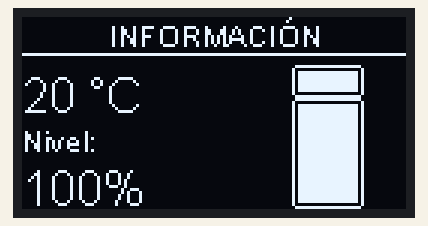
This sketch was run on a simulated ESP8266 (NodeMCU). On the bench: 128×64 one-colour display. What the sketch prints to the serial monitor is not drawn.

Above: at 0.1 s.
At 1.1 s:
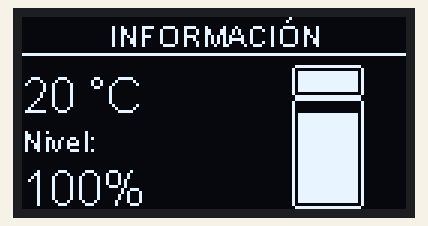
At 2.1 s:
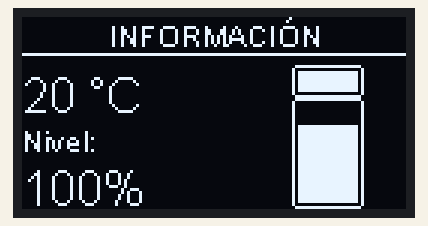
At 5.1 s:
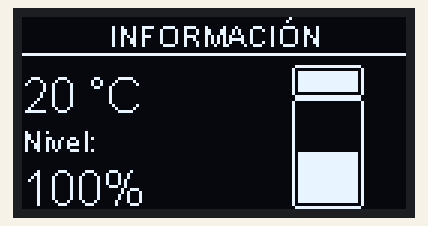
At 7.2 s:
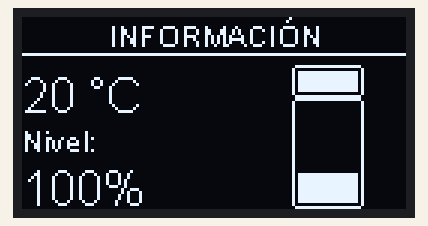
At 10.2 s:
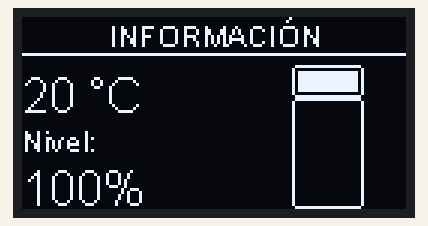

Measured:
- what the display in image 1 shows lasts 1.1 s, from 1.0 s to 2.1 s

The sketch:

Display.ino
```cpp
#include <Wire.h>
#include "SSD1306Wire.h"
#include "images.h"

// Integrated OLED Display
const int OLED_SCL = 22;  // D5
const int OLED_SDA = 21;  // D6
const int OLED_ADDRESS = 0x3C;
const int OLED_WIDTH = 128;
const int OLED_HEIGHT = 64;

void showInfo();
void drawBottle(int percentage);

SSD1306Wire display(OLED_ADDRESS, OLED_SDA, OLED_SCL, GEOMETRY_128_64);
int p = 100;

void setup() {
  Serial.begin(9600);
  Serial.println();
  Serial.println();
  Serial.println("Ready!!!");

  // Display
  display.init();
  display.flipScreenVertically();
  display.clear();
}

void loop() {
  showInfo();
  delay(1000);
  p -= 10;
}

void showInfo() {
  display.clear();

  // Title
  display.setTextAlignment(TEXT_ALIGN_CENTER);
  display.setFont(ArialMT_Plain_10);
  display.drawString(OLED_WIDTH / 2, 0, "INFORMACIÓN");

  // Divison
  display.drawHorizontalLine(0, 12, 128);

  // Data
  display.setTextAlignment(TEXT_ALIGN_LEFT);
  display.setFont(ArialMT_Plain_16);

  // Temperature
  display.drawString(0, 17, "20 °C");

  // Level
  display.setFont(ArialMT_Plain_10);
  display.drawString(0, 35, "Nivel:");
  display.setFont(ArialMT_Plain_16);
  display.drawString(0, 48, "100%");

  // Bottle
  drawBottle(p);
  display.display();
}

void drawBottle(int percentage) {
  int x = 92;
  int y = 16;
  display.drawXbm(90, 16, 24, 48, bottle_bitmap);

  // Draw rectangle
  int maxHeight = 33;
  int height = map(percentage, 0, 100, 0, maxHeight);

  int width = 20;
  int fillY = y + 13 + (maxHeight - height);
  display.fillRect(x, fillY, width, height);
}
```

Source omitted: images.h (data table, 1041 bytes)
